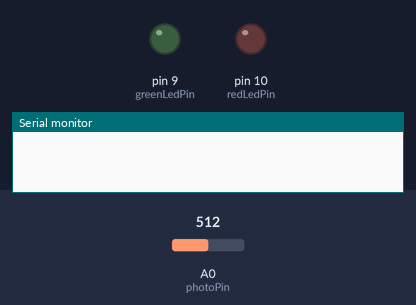
Bench run of a sketch on a simulated Arduino Uno, built with avr-gcc and run on an emulated ATmega328P. On the bench: output pins drawn as LEDs (lit = HIGH), the last lines printed to the serial monitor. The test bench sets the inputs (shaded band); at power-on: A0 (photoPin) = 512.

Above: at 2.2 s.
2.3 s: A0 (photoPin) set to 504
At 3.5 s:
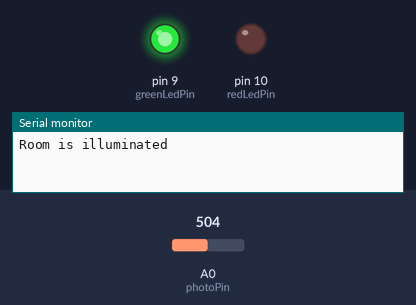
3.8 s: A0 (photoPin) set to 716
At 4.9 s:
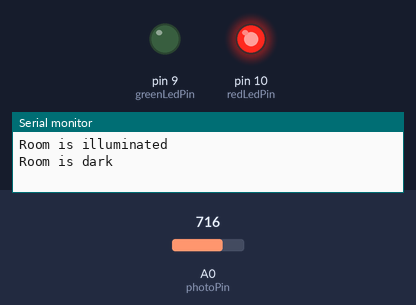
5.3 s: A0 (photoPin) set to 511
At 6.1 s:
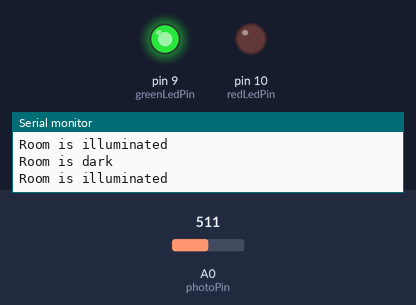
6.8 s: A0 (photoPin) set to 900
At 7.4 s:
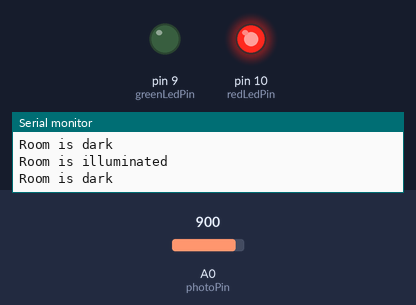
Timing chart, 0 to 9.3 s (numbered marks = the images above; inputs shaded):
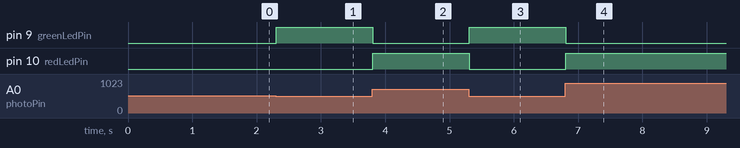

Measured:
- the behaviour switches between 512 and 511 on A0 (photoPin) (found by bisection; images 0 and 1)
- after the input at 2.3 s, pin 9 (greenLedPin): LOW → HIGH at once
- after the input at 3.8 s, pin 9 (greenLedPin): HIGH → LOW at once; pin 10 (redLedPin): LOW → HIGH at once
- after the input at 5.3 s, pin 9 (greenLedPin): LOW → HIGH at once; pin 10 (redLedPin): HIGH → LOW at once
- after the input at 6.8 s, pin 9 (greenLedPin): HIGH → LOW at once; pin 10 (redLedPin): LOW → HIGH at once

The sketch:

Lesson27.ino
```cpp
// (licence header left out)
//Program to turn on green led if photoresistor detects room is illuminated, if photoresistor detects room isn't illuminated, turn on red led
const int photoPin = A0; // analog input pin connected to photoresistor
const int greenLedPin = 9; //output pin for green led (turns on if room is illuminated)
const int redLedPin = 10; //output pin for red led (turnd on if room isn't illuminated)
const int threshold = 10000; // threshold resistance value in ohms
bool roomLit = false; // variable to keep track of room's previous state

void setup() {
  Serial.begin(9600); //try to initialize serial communication
  pinMode(greenLedPin, OUTPUT);
  pinMode(redLedPin, OUTPUT);
  delay(1000);
}

void loop() {
  int sensorValue = analogRead(photoPin); // read analog value from photoresistor
  float resistance = (1023.0 - sensorValue) * 10000.0 / sensorValue; // calculate resistance in ohms

  // check if room is illuminated or not
  if (resistance < threshold) {
    if (roomLit) { // room just became dark
      Serial.println("Room is dark");
      digitalWrite(greenLedPin, LOW);
      digitalWrite(redLedPin, HIGH);
      roomLit = false;
    }
  } else {
    if (!roomLit) { // room just became illuminated
      Serial.println("Room is illuminated");
      digitalWrite(redLedPin, LOW);
      digitalWrite(greenLedPin, HIGH);
      roomLit = true;
    }
  }

  delay(100); // wait for 100ms before reading again
}
```
